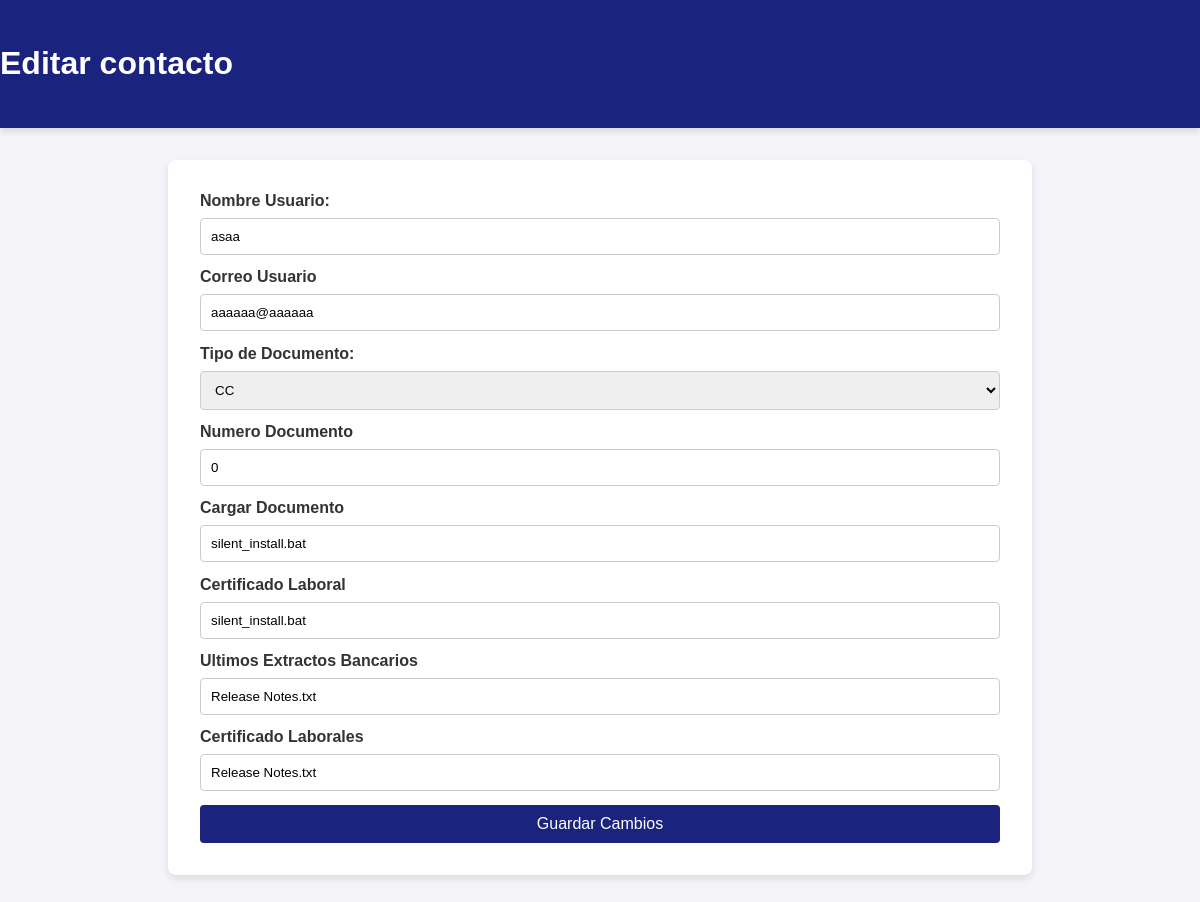
The page /php4/edit.php?id=7 on the database its author committed.
### tables this page shows
CREATE TABLE `cargar_documentos_u` (
  `id_C_documentos_U` int(11) NOT NULL COMMENT 'Usuario carga sus documentos ',
  `Nombre_Usuario` varchar(30) NOT NULL COMMENT 'Usuario pone su nombre completo',
  `Correo_Usuario` varchar(20) NOT NULL COMMENT 'Usuario coloca su correo electrónico personal',
  `Tipo_documento` varchar(100) NOT NULL COMMENT 'Usuario escoge su tipo de documento ',
  `Numero_Documento` int(30) NOT NULL COMMENT 'Usuario coloca su numero de documento ',
  `Cargar_Documento` longblob NOT NULL COMMENT 'Usuario coloca su documento escaneado ',
  `Certificado_Laboral` longblob NOT NULL COMMENT 'Usuario coloca certificado laboral  ',
  `Ultimos_Extractos_Bancarios` longblob NOT NULL COMMENT 'Usuario coloca imagen de ultimo extrato bancario',
  `Certificados_de_ingresos` longblob NOT NULL COMMENT 'Usuario agrega certificado de ingresos'
);

### php4/edit.php (the view, shortened to what this page needs)
<?php
require 'db.php';
if (isset($_GET['id'])) {
    $id = $_GET['id'];
    $sql = "SELECT * FROM cargar_documentos_u WHERE id_C_documentos_U = :id";
    $stmt = $pdo->prepare($sql);
    $stmt->execute(['id' => $id]);
    $cargar_documentos_u = $stmt->fetch(PDO::FETCH_ASSOC);
} else {
    die("ID de Documento no especificado.");
}
?>
<!DOCTYPE html>
<html lang="es">
<head>
    <link rel="stylesheet" href="style.css">
</head>
<body>
    <header>
        <h1>Editar contacto</h1>
    </header>
    <section>
        <form action="edit.php?id=<?php echo htmlspecialchars($id); ?>" method="post">
            <label for="Nombre_Usuario">Nombre Usuario:</label>
            <input type="text" id="Nombre_Usuario" name="Nombre_Usuario" value="<?php echo htmlspecialchars($cargar_documentos_u['Nombre_Usuario']); ?>" required>
            <label for="Correo_Usuario">Correo Usuario</label>
            <input type="text" id="Correo_Usuario" name="Correo_Usuario" value="<?php echo htmlspecialchars($cargar_documentos_u['Correo_Usuario']); ?>" required>
            <label for="Tipo_documento">Tipo de Documento:</label>
            <select id="Tipo_documento" name="Tipo_documento" required>
                <option value="CC" <?php echo ($cargar_documentos_u['Tipo_documento'] == 1) ? 'selected' : ''; ?>>CC</option>
            </select>
            <label for="Numero_Documento">Numero Documento</label>
            <input type="text" id="Numero_Documento" name="Numero_Documento" value="<?php echo htmlspecialchars($cargar_documentos_u['Numero_Documento']); ?>" required>
            <label for="Cargar_Documento">Cargar Documento</label>
            <input type="text" id="Cargar_Documento" name="Cargar_Documento" value="<?php echo htmlspecialchars($cargar_documentos_u['Cargar_Documento']); ?>" required>
            <label for="Certificado_Laboral">Certificado Laboral</label>
            <input type="text" id="Certificado_Laboral" name="Certificado_Laboral" value="<?php echo htmlspecialchars($cargar_documentos_u['Certificado_Laboral']); ?>" required>
            <label for="Ultimos_Extractos_Bancarios">Ultimos Extractos Bancarios</label>
            <input type="text" id="Ultimos_Extractos_Bancarios" name="Ultimos_Extractos_Bancarios" value="<?php echo htmlspecialchars($cargar_documentos_u['Ultimos_Extractos_Bancarios']); ?>" required>
            <label for="Certificados_de_ingresos">Certificado Laborales</label>
            <input type="text" id="Certificados_de_ingresos" name="Certificados_de_ingresos" value="<?php echo htmlspecialchars($cargar_documentos_u['Certificados_de_ingresos']); ?>" required>
            <button type="submit">Guardar Cambios</button>
        </form>
    </section>
</body>
</html>

### style.css (style rules this page uses)
body { font-family: Arial, sans-serif; background-color: #f5f5f5; color: #047bf3; margin: 0; padding: 0; }
header { background-color: #1a237e; padding: 3px; display: flex; align-items: center; justify-content: space-between; }
button { background-color: #FFB300; color: white; border: none; padding: 15px; border-radius: 5px; font-size: 1.2em; cursor: pointer; transition: background-color 0.3s ease; width: 100%; }

### php4/edit.php (style rules this page uses)
body { font-family: 'Arial', sans-serif; margin: 0; padding: 0; background-color: #f4f4f9; color: #333; }
header { background-color: #1a237e; color: #fff; padding: 1.5em 0; text-align: center; box-shadow: 0 4px 6px rgba(0, 0, 0, 0.1); }
section { width: 90%; max-width: 800px; margin: 2em auto; padding: 2em; background-color: #fff; border-radius: 8px; box-shadow: 0 4px 8px rgba(0, 0, 0, 0.1); }
form { display: flex; flex-direction: column; }
label { margin-bottom: 0.5em; font-weight: bold; }
input[type="text"], select { padding: 10px; margin-bottom: 1em; border: 1px solid #ccc; border-radius: 4px; }
button { background-color: #1a237e; color: #fff; padding: 10px 15px; border: none; border-radius: 4px; cursor: pointer; font-size: 16px; }

### rows shown on the page
cargar_documentos_u: Nombre_Usuario "asaa", Correo_Usuario "aaaaaa@aaaaaa", Numero_Documento "0", Cargar_Documento "silent_install.bat", Certificado_Laboral "silent_install.bat", Ultimos_Extractos_Bancarios "Release Notes.txt", Certificados_de_ingresos "Release Notes.txt"
